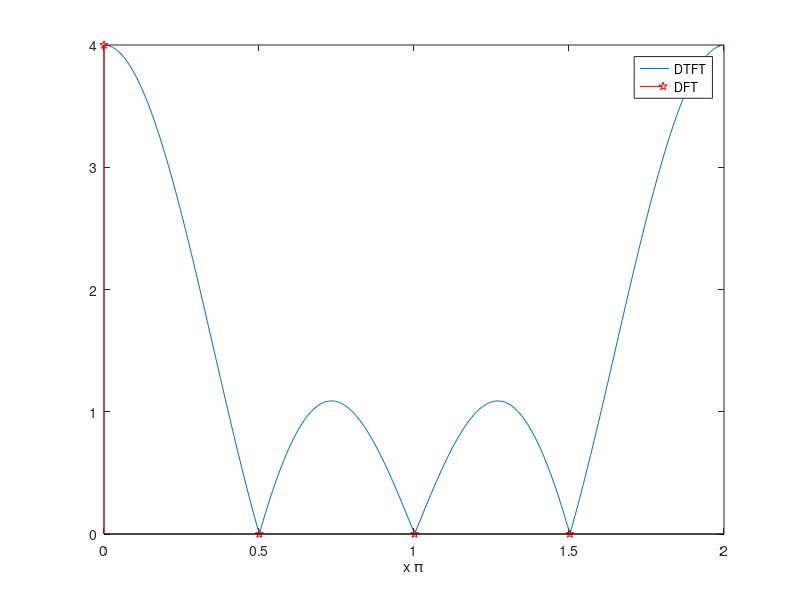

Reproduce this figure in MATLAB.
%DFT %DTFT

clear; clc; close all;
x = [1 1 1 1];
X_DFT = fft(x);
w = linspace(0, 2*pi, 512);
%X_DTFT = freqz(x,1,w);
X_DTFT = fft(x, 512);
w = w/pi;
plot(w, abs(X_DTFT));
xlabel('x \pi')
k = 1:512/4: 512
hold on;
stem(w(k), X_DFT, 'pr')
legend('DTFT', 'DFT')